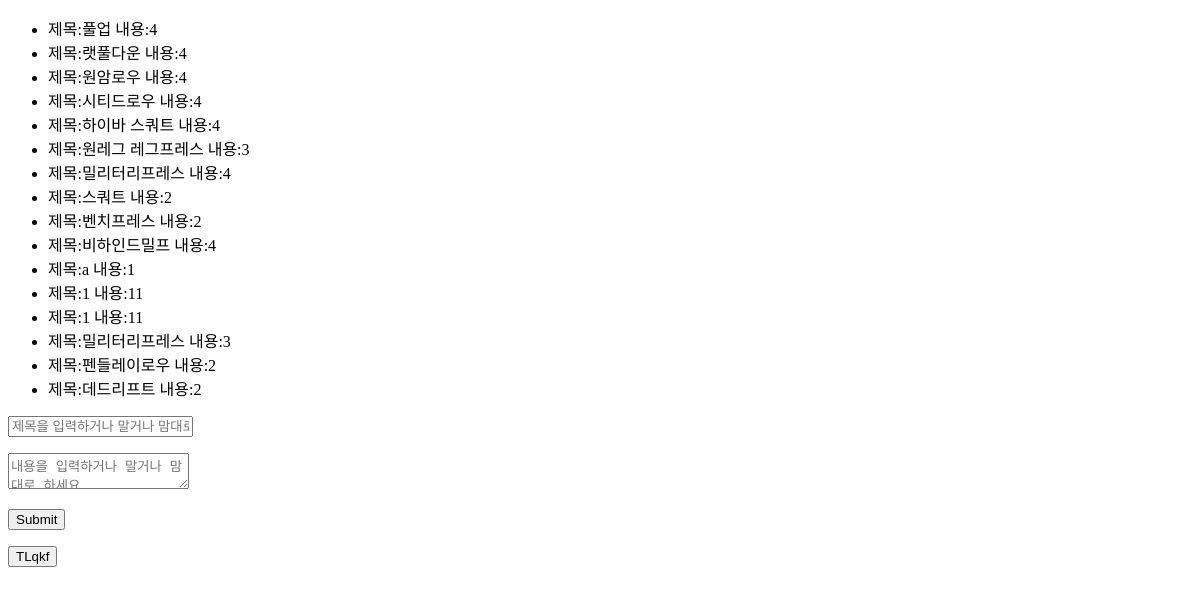
/diarys/practice/, run on an earlier commit of the app's database.
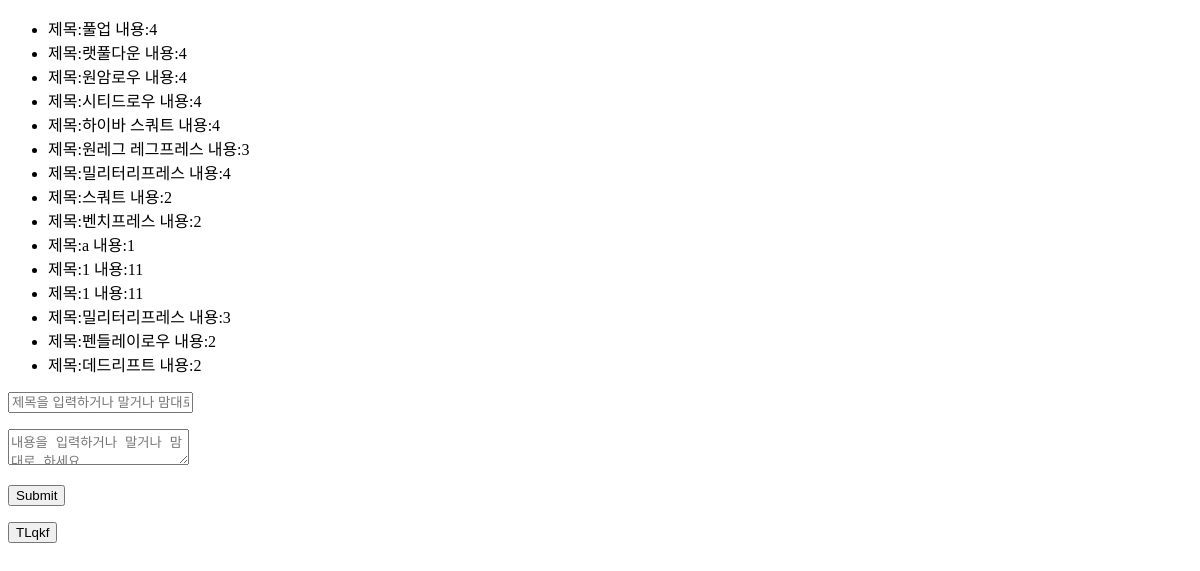
And on a later commit of the database.
### diarys/models.py (models this page shows)
class Routine(models.Model):
    name = models.CharField(max_length=100)
    sets = models.IntegerField()
    modelkey = models.CharField(max_length=10)

### diarys/views.py (the view)
# urls.py: path('practice/', views.index2, name='practice'),
def index2(request):
    if request.method == "GET":
        routine_list = Routine.objects.all()
        template = loader.get_template('diarys/index2.html')
        context = {
            "routine_list": routine_list,
        }
        return HttpResponse(template.render(context, request))
    elif request.method == "POST":
        title1 = request.POST['title']
        body1 = request.POST['body']
        return redirect("/diarys/practice/")

### templates/diarys/index2.html (shortened to what this page needs)
<!DOCTYPE html>
<html lang="ko">
<head>
    {% load static %}
    <link rel="stylesheet" href="{% static 'diarys/css/practice.css' %}">
</head>
<body>
    {% if routine_list %}
        <ul>
            {% for routine in routine_list %}
                <li>제목:{{routine.name}} 내용:{{routine.sets}}</li>
            {% endfor %}
        </ul>
    {% else %}
        <div>루틴없음</div>
    {% endif %}
    <form action="/diarys/practice/" method="post">
        <input type="text" name="title" placeholder="제목을 입력하거나 말거나 맘대로 하세요">
        <p><textarea name="body" placeholder="내용을 입력하거나 말거나 맘대로 하세요"></textarea></p>
        <p><input type="submit"></p>
    </form>
    <button>TLqkf</button>
</body>
{% load static %}
</html>

What changed in the data, as far as the page shows it:
removed Routine: name "비하인드밀프", sets "4"
